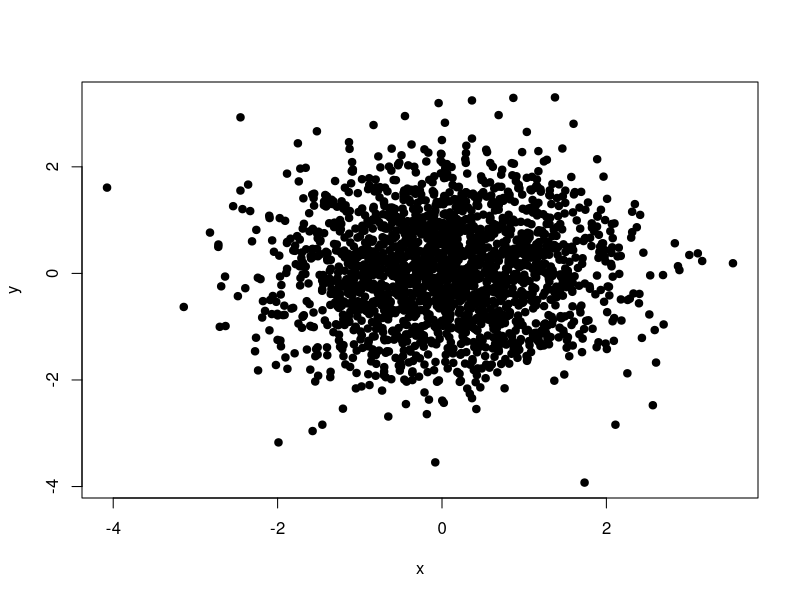
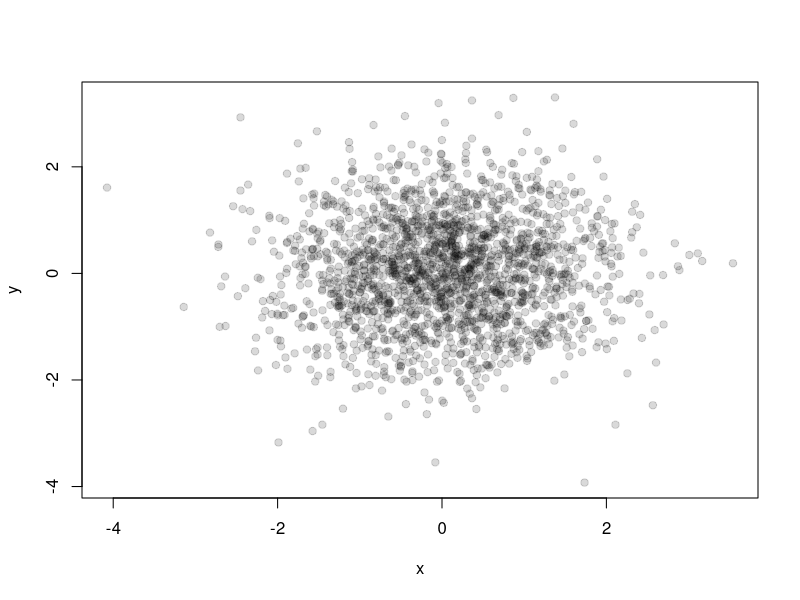

These figures' R source, in order:
rgb(1, 0, 0, 0.1)


set.seed(2)
x <- rnorm(2000)
y <- rnorm(2000)
plot(x, y, pch = 19)
plot(x, y, pch = 19, col = rgb(0, 0, 0, 0.15))
